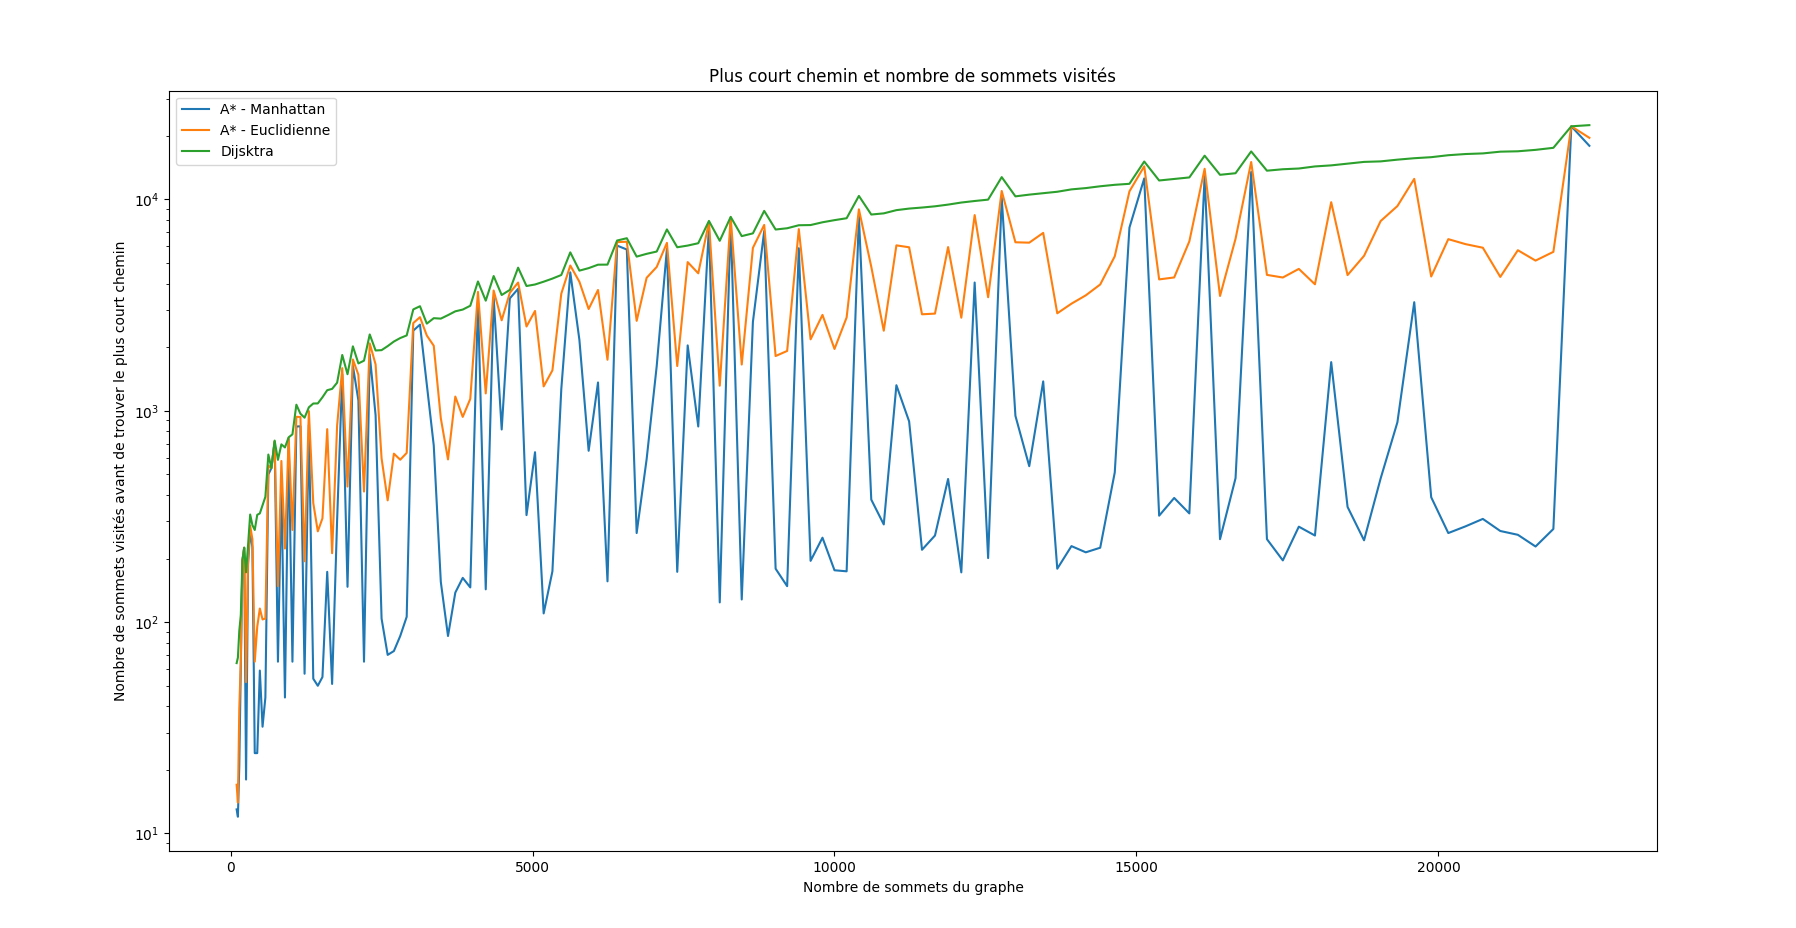

Source code (Python):
import matplotlib.pyplot as plt
import pandas
import matplotlib.pyplot as plt
import sys
import avg

plt.close('all')

if len(sys.argv) == 2 :
	data = pandas.read_csv(sys.argv[1]) #lecture des données
else :
	data = pandas.read_csv('results_gAlea_10_150.csv')

data = data.sort_values(by ='nbSommetsGraphe') #tri des données
data = data.drop(['nomFichier', 'numInstance', 'score', 'tempsChemin', 'tempsCalcul'], axis=1) #on enlève les colonnes superflues

dijsktra = data.loc[data['nomAlgo'] == 'Dijsktra'].drop(['heuristique', 'nomAlgo'], axis=1)

data.drop(['nomAlgo'], axis=1)

manhattan = data.loc[data['heuristique'] == 'Manhattan'].drop(['heuristique'], axis=1) #extraction par catégories
euclidienne = data.loc[data['heuristique'] == 'euclidienne'].drop(['heuristique'], axis=1) 

x = manhattan['nbSommetsGraphe'].tolist() # les valeurs en x

yManhattan = manhattan['nbSommetsParcourus'].tolist() # les valeurs en y
yEuclidienne = euclidienne['nbSommetsParcourus'].tolist()
yDijsktra = dijsktra['nbSommetsParcourus'].tolist()

plt.xlabel("Nombre de sommets du graphe")
plt.ylabel("Nombre de sommets visités avant de trouver le plus court chemin")
plt.title("Plus court chemin et nombre de sommets visités")

plt.yscale("log") # échelle logarithmique
plt.plot(x, yManhattan, label='A* - Manhattan')
plt.plot(x, yEuclidienne, label='A* - Euclidienne')
plt.plot(x, yDijsktra, label='Dijsktra')

print("Nombre de sommets visités moyen - Manhattan : 	",avg.Average(yManhattan))
print("Nombre de sommets visités moyen - euclidienne :	",avg.Average(yEuclidienne))
print("Nombre de sommets visités moyen - Dijsktra : 	",avg.Average(yDijsktra))

plt.legend()
plt.show()
